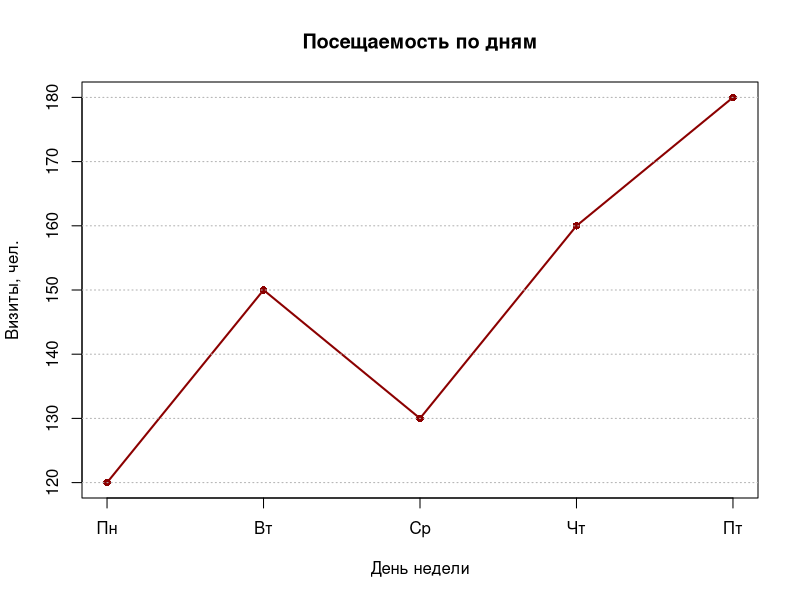

Generate this figure with R:

# Построить линейный график посещаемости сайта по дням (5 точек).
# Это временной ряд из 5 наблюдений: на оси X — дни, на оси Y — визиты.


# МАЛЕНЬКИЙ ДАТАСЕТ (5 СТРОК)
days <- c("Пн", "Вт", "Ср", "Чт", "Пт")    # 5 категорий (дни недели)
visits <- c(120, 150, 130, 160, 180)       # 5 чисел (кол-во визитов)

df_visits <- data.frame(Day = days, Visits = visits)
df_visits
str(df_visits)

# СТРОИМ ЛИНЕЙНЫЙ ГРАФИК
# ВАЖНО: plot() по умолчанию отрисует точки; чтобы соединить линией,
# используем type="o" (overplotted — и точки, и линия)
# 'xaxt="n"' — отключаем автоматические подписи на оси X,
# чтобы поставить свои (русские сокращения дней).
plot(
  x = 1:nrow(df_visits),           # позиция точек по X: 1,2,3,4,5
  y = df_visits$Visits,            # значения по Y
  type = "o",                      # точки + соединяющая линия
  main = "Посещаемость по дням",
  xlab = "День недели",
  ylab = "Визиты, чел.",
  xaxt = "n",                      # не рисуем стандартные подписи X
  col = "darkred",                 # цвет линии/точек
  pch = 16,                        # форма точки (16 — заполненный кружок)
  lwd = 2                          # толщина линии
)

# ДОБАВЛЯЕМ СВОИ ПОДПИСИ ДНЕЙ НЕДЕЛИ НА ОСЬ X
axis(side = 1, at = 1:nrow(df_visits), labels = df_visits$Day)

# ДОПОЛНИТЕЛЬНО: СЕТКА ПО Y ДЛЯ УДОБСТВА ЧТЕНИЯ
abline(h = pretty(df_visits$Visits), lty = 3, col = "gray70")
